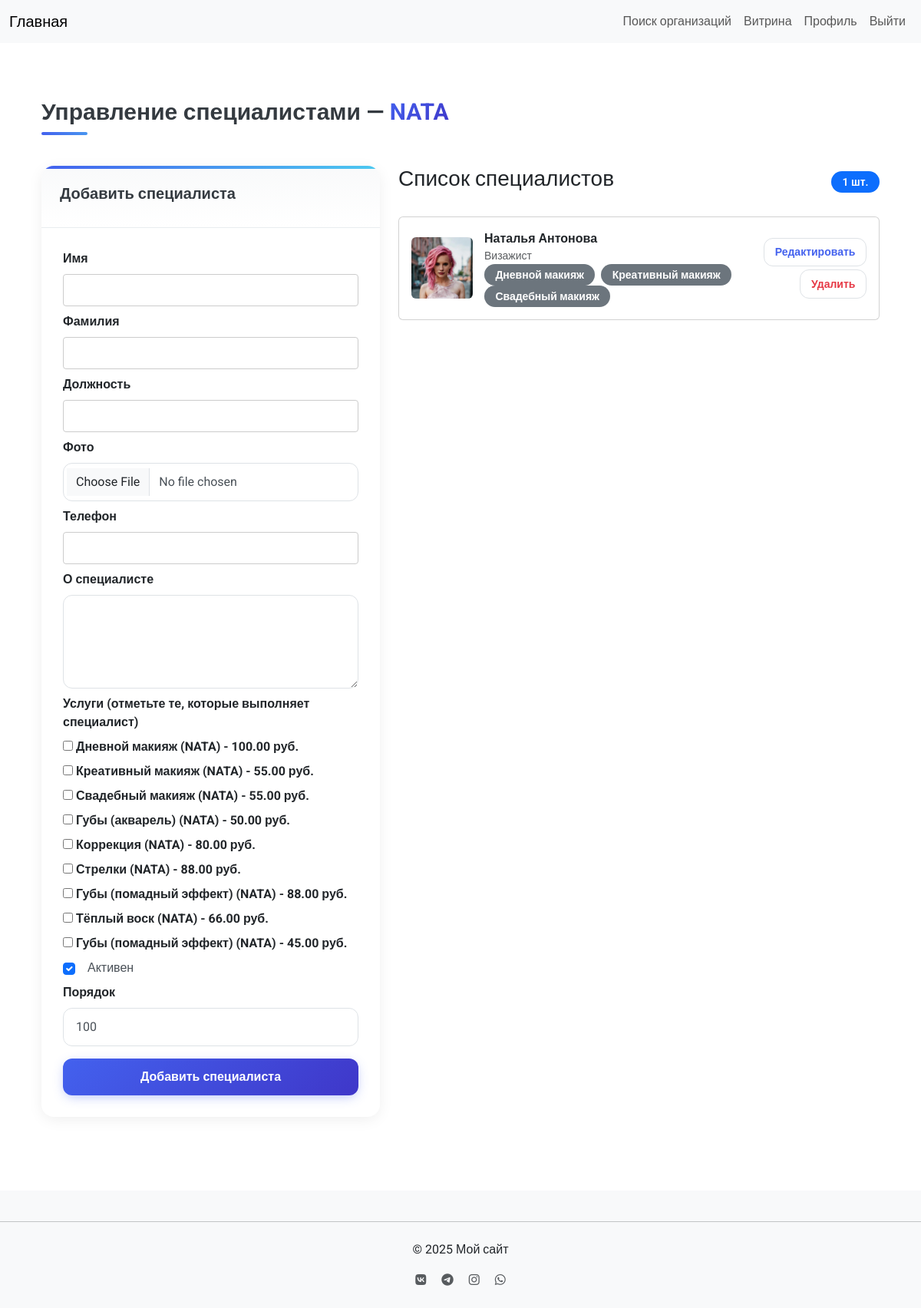
The page /showcase/specialists/manage/ (signed in) on the database its author committed.
### showcase/models.py (models this page shows, shortened)
class Specialist(models.Model):
    showcase = models.ForeignKey(Showcase, on_delete=models.CASCADE, related_name='specialists')
    first_name = models.CharField("Имя", max_length=150)
    last_name = models.CharField("Фамилия", max_length=150, blank=True)
    position = models.CharField("Должность", max_length=150, blank=True)
    photo = models.ImageField("Фото", upload_to='showcase/specialists/', blank=True, null=True)
    phone = models.CharField("Телефон", max_length=30, blank=True)
    bio = models.TextField("О специалисте", blank=True)
    is_active = models.BooleanField("Показывать на витрине", default=True)
    order = models.PositiveIntegerField("Порядок (меньше — выше)", default=100)
    services = models.ManyToManyField(ServicePrice, blank=True, related_name='specialists', verbose_name='Услуги')
    created_at = models.DateTimeField("Создан", default=timezone.now)
    updated_at = models.DateTimeField("Обновлён", auto_now=True)
    class Meta:
        verbose_name = "Специалист"
        verbose_name_plural = "Специалисты"
        ordering = ['order', 'last_name', 'first_name']

### accounts/models.py (models this page shows)
class ServicePrice(models.Model):
    workshop = models.ForeignKey(WorkshopProfile, on_delete=models.CASCADE, related_name='service_prices')
    activity_area = models.ForeignKey(ActivityArea, on_delete=models.CASCADE, verbose_name='Сфера деятельности')
    service_name = models.CharField(max_length=100, verbose_name='Название услуги')
    price = models.DecimalField(max_digits=10, decimal_places=2, verbose_name='Цена')
    duration = models.CharField(max_length=50, blank=True, verbose_name='Длительность')
    class Meta:
        verbose_name = 'Цена услуги'
        verbose_name_plural = 'Цены услуг'
    def __str__(self):
        return f"{self.service_name} ({self.workshop.workshop_name}) - {self.price} руб."

### showcase/views.py (the view)
# urls.py: path('specialists/manage/', views.specialists_manage, name='specialists_manage'),
@login_required
def specialists_manage(request):
    try:
        workshop = request.user.workshopprofile
    except WorkshopProfile.DoesNotExist:
        messages.error(request, "Профиль студии не найден.")
        return redirect('accounts:profile')
    showcase, _ = Showcase.objects.get_or_create(workshop=workshop)
    specialists = showcase.specialists.all().order_by('order', 'last_name', 'first_name')
    form = SpecialistForm(workshop=workshop)
    return render(request, 'showcase/specialists_manage.html', {
        'workshop': workshop,
        'showcase': showcase,
        'specialists': specialists,
        'form': form,
        'is_owner': True
    })

### accounts/context_processors.py (called while the page is built)
def user_type(request):
    if request.user.is_authenticated:
        try:
            request.user.workshopprofile
            return {'is_workshop': True, 'is_client': False}
        except WorkshopProfile.DoesNotExist:
            try:
                request.user.clientprofile
                return {'is_workshop': False, 'is_client': True}
            except ClientProfile.DoesNotExist:
                pass
    return {'is_workshop': False, 'is_client': False}

### showcase/templates/showcase/specialists_manage.html (shortened to what this page needs)
{% extends "base.html" %}
{% load static %}
{% block content %}
<div class="container my-5 specialists-container">
  <div class="page-header">
    <h1 class="page-title">Управление специалистами — <span class="workshop-name">{{ workshop.workshop_name }}</span></h1>
  </div>
  <div class="row g-4">
    <div class="col-lg-5">
      <div class="panel">
        <div class="panel-header">
          <h3 class="panel-title">Добавить специалиста</h3>
        </div>
        <div class="panel-body">
          <form method="post" enctype="multipart/form-data" action="{% url 'showcase:specialist_create' %}">
            <div class="mb-2">
              <label>Имя</label>
              {{ form.first_name }}
            </div>
            <div class="mb-2">
              <label>Фамилия</label>
              {{ form.last_name }}
            </div>
            <div class="mb-2">
              <label>Должность</label>
              {{ form.position }}
            </div>
            <div class="mb-2">
              <label>Фото</label>
              {{ form.photo }}
            </div>
            <div class="mb-2">
              <label>Телефон</label>
              {{ form.phone }}
            </div>
            <div class="mb-2">
              <label>О специалисте</label>
              {{ form.bio }}
            </div>
            <div class="mb-2">
              <label>Услуги (отметьте те, которые выполняет специалист)</label>
              {{ form.services }}
            </div>
            <div class="form-check mb-2">
              {{ form.is_active }} <label class="form-check-label">Активен</label>
            </div>
            <div class="mb-3">
              <label>Порядок</label>
              {{ form.order }}
            </div>
            <button class="btn btn-primary w-100" type="submit">Добавить специалиста</button>
          </form>
        </div>
      </div>
    </div>
    <div class="col-lg-7">
      <div class="d-flex justify-content-between align-items-center mb-4">
        <h3>Список специалистов</h3>
        <span class="badge bg-primary">{{ specialists|length }} шт.</span>
      </div>
      <div class="specialists-list">
        {% for spec in specialists %}
          <div class="card mb-3 p-3 d-flex flex-row align-items-center">
            <div style="width:80px; height:80px; margin-right:15px;">
              {% if spec.photo %}
                <img src="{{ spec.photo.url }}" alt="" style="width:80px; height:80px; object-fit:cover; border-radius:6px;">
              {% else %}
                <div style="width:80px; height:80px; background:#eee; display:flex; align-items:center; justify-content:center; border-radius:6px;">
                  {{ spec.first_name|slice:":1" }}{% if spec.last_name %}{{ spec.last_name|slice:":1" }}{% endif %}
                </div>
              {% endif %}
            </div>
            <div class="flex-grow-1">
              <div style="font-weight:600;">{{ spec.first_name }} {{ spec.last_name }}</div>
              <div class="text-muted small">{{ spec.position }}</div>
              <div>
                {% if spec.services.exists %}
                  {% for s in spec.services.all %}
                    <span class="badge bg-secondary me-1">{{ s.service_name }}</span>
                  {% endfor %}
                {% else %}
                  <span class="text-muted small">Услуги не указаны</span>
                {% endif %}
              </div>
            </div>
            <div class="d-flex flex-column align-items-end">
              <a href="{% url 'showcase:specialist_edit' pk=spec.id %}" class="btn btn-sm btn-outline-primary mb-1">Редактировать</a>
              <form method="post" action="{% url 'showcase:specialist_delete' pk=spec.id %}" onsubmit="return confirm('Удалить специалиста?');">
                <button type="submit" class="btn btn-sm btn-outline-danger">Удалить</button>
              </form>
            </div>
          </div>
        {% empty %}
          <div class="alert alert-info">Список специалистов пуст — добавьте первого специалиста.</div>
        {% endfor %}
      </div>
    </div>
  </div>
</div>
{% endblock %}

### static/css/style.css (style rules this page uses)
body { font-family: 'Roboto', sans-serif; display: flex; flex-direction: column; min-height: 100vh; }
form label { display: block; margin-bottom: 0.5rem; font-weight: bold; }
form input[type="text"], form input[type="email"], form input[type="password"] { width: 100%; padding: 0.5rem; border: 1px solid #ccc; border-radius: 4px; box-sizing: border-box; }
button, .btn { padding: 0.5rem 1rem; background-color: #007bff; color: white; border: none; border-radius: 4px; cursor: pointer; transition: background-color 0.3s; }

### showcase/templates/showcase/specialists_manage.html (style rules this page uses)
:root { --primary: #4361ee; --primary-light: #4895ef; --secondary: #3f37c9; --success: #4cc9f0; --gray-100: #f8f9fa; --gray-200: #e9ecef; --gray-300: #dee2e6; --gray-400: #ced4da; --gray-500: #adb5bd; --gray-600: #6c757d; --gray-700: #495057; --gray-800: #343a40; --gray-900: #212529; --card-shadow: 0 4px 20px -2px rgba(0, 0, 0, 0.08); --transition: all 0.3s cubic-bezier(0.25, 0.8, 0.25, 1); }
.specialists-container { max-width: 1400px; margin: 0 auto; }
.page-header { margin-bottom: 2.5rem; }
.page-title { font-size: 1.875rem; font-weight: 700; color: var(--gray-800); position: relative; padding-bottom: 0.75rem; }
.page-title::after { content: ''; position: absolute; bottom: 0; left: 0; width: 60px; height: 4px; background: linear-gradient(90deg, var(--primary), var(--primary-light)); border-radius: 2px; }
.workshop-name { background: linear-gradient(135deg, var(--primary), var(--secondary)); -webkit-background-clip: text; background-clip: text; color: transparent; font-weight: 700; }
.panel { background: white; border-radius: 16px; box-shadow: var(--card-shadow); overflow: hidden; transition: var(--transition); }
.panel-header { padding: 1.5rem; border-bottom: 1px solid var(--gray-200); background: linear-gradient(0deg, rgba(255,255,255,0.9) 0%, rgba(248,249,250,0.9) 100%); position: relative; }
.panel-header::before { content: ''; position: absolute; top: 0; left: 0; right: 0; height: 4px; background: linear-gradient(90deg, var(--primary), var(--success)); }
.panel-title { font-size: 1.25rem; font-weight: 600; color: var(--gray-800); display: flex; align-items: center; gap: 0.75rem; }
.panel-body { padding: 1.75rem; }
.form-control, .form-select { width: 100%; padding: 0.75rem 1rem; font-size: 1rem; line-height: 1.5; color: var(--gray-700); background-color: #fff; background-clip: padding-box; border: 1px solid var(--gray-300); border-radius: 12px; transition: var(--transition); }
.form-control::placeholder { color: var(--gray-500); opacity: 1; }
.form-check-label { margin-left: 0.5rem; font-weight: 500; color: var(--gray-700); }
.btn { display: inline-block; font-weight: 600; text-align: center; white-space: nowrap; vertical-align: middle; user-select: none; border: 1px solid transparent; padding: 0.75rem 1.25rem; font-size: 1rem; line-height: 1.5; border-radius: 12px; transition: var(--transition); cursor: pointer; }
.btn-primary { color: #fff; background: linear-gradient(135deg, var(--primary), var(--secondary)); border: none; box-shadow: 0 4px 15px -3px rgba(67, 97, 238, 0.4); }
.btn-outline-primary { color: var(--primary); border-color: var(--gray-300); background: transparent; }
.btn-outline-danger { color: #e63946; border-color: var(--gray-300); background: transparent; }
.btn-sm { padding: 0.45rem 0.85rem; font-size: 0.875rem; }
.badge { padding: 0.45rem 0.9rem; border-radius: 50px; font-weight: 600; font-size: 0.875rem; }
.form-check-input { margin-top: 0.3rem; }

### rows shown on the page
Specialist: photo (picture), first_name "Наталья", last_name "Антонова", position "Визажист"
ServicePrice: service_name "Дневной макияж"
ServicePrice: service_name "Креативный макияж"
ServicePrice: service_name "Свадебный макияж"

### other values the page prints
{{ specialists|length }} "1"
